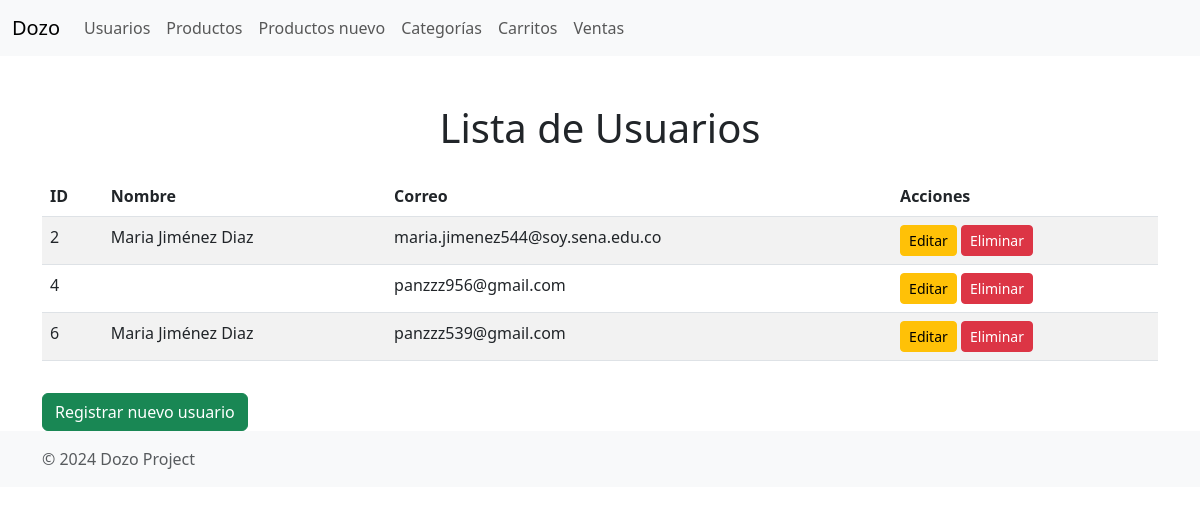
Before: /users/ with the older database file.
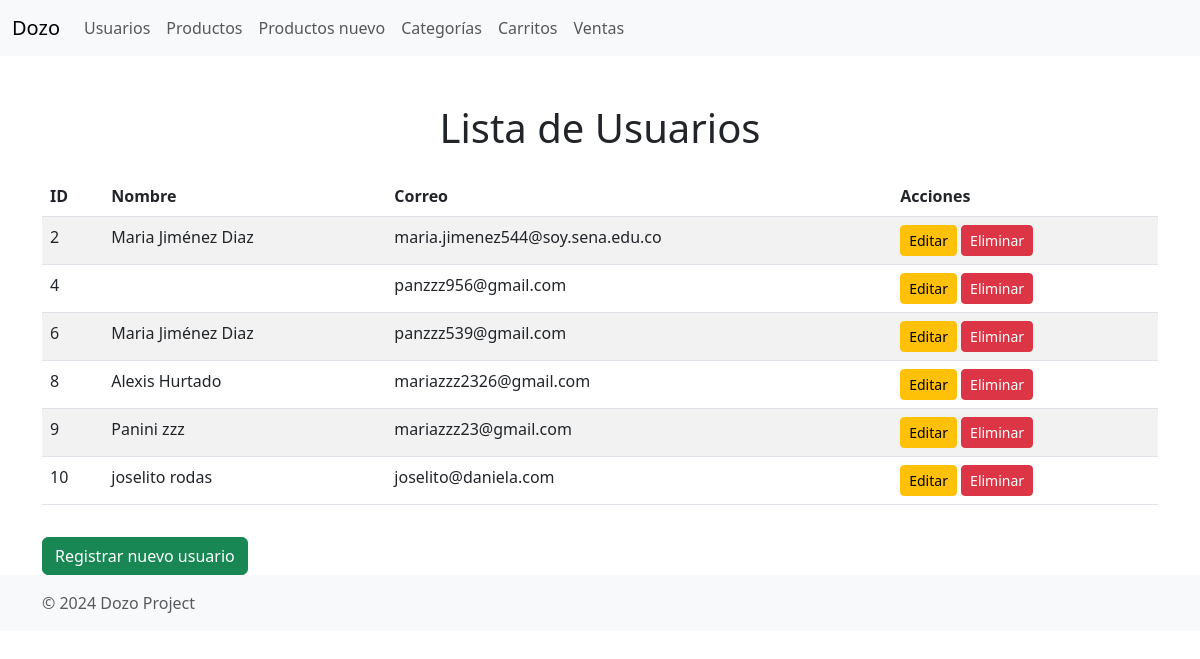
After: the same page with the newer database file.
### Dozo/models.py (models this page shows, shortened)
class CustomUser(AbstractUser):
    ROLE_CHOICES = [
        ('admin', 'Admin'),
        ('user', 'User'),
    ]
    email = models.EmailField(unique=True, verbose_name="Correo Electrónico")
    first_name = models.CharField(max_length=30, verbose_name="Nombre")
    last_name = models.CharField(max_length=30, verbose_name="Apellido")
    telefono = models.CharField(max_length=30, verbose_name="Telefono")
    department = models.CharField(max_length=100, blank=True, null=True, verbose_name="Departamento")
    city = models.CharField(max_length=100, blank=True, null=True, verbose_name="Ciudad")
    address = models.TextField(blank=True, null=True, verbose_name="Dirección")
    postal_code = models.CharField(max_length=20, blank=True, null=True, verbose_name="Código Postal")
    role = models.CharField(max_length=10, choices=ROLE_CHOICES, default=' ')
    groups = models.ManyToManyField(
        'auth.Group',
        related_name='customuser_set',
        blank=True,
        help_text='Los grupos a los que pertenece este usuario. El usuario obtendrá todos los permisos otorgados a cada uno de sus grupos.',
        related_query_name='customuser',
    )
    user_permissions = models.ManyToManyField(
        'auth.Permission',
        related_name='customuser_set',
        blank=True,
        help_text='Permisos específicos para este usuario.',
        related_query_name='customuser')

### Dozo/views.py (the view)
# urls.py: path('users/', views.mostrar_user, name='mostrar_user'),
def mostrar_user(request):
    users = CustomUser.objects.all()
    return render(request, 'mostrar_user.html', {
        'users': users
    })

### Dozo/templates/mostrar_user.html (shortened to what this page needs)
<!DOCTYPE html>
<html lang="en">
<head>
    <link href="https://cdn.jsdelivr.net/npm/bootstrap@5.3.0/dist/css/bootstrap.min.css" rel="stylesheet">
</head>
<body>
    <nav class="navbar navbar-expand-lg navbar-light bg-light">
        <div class="container-fluid">
            <a class="navbar-brand" href="#">Dozo</a>
            <div class="collapse navbar-collapse" id="navbarNav">
                <ul class="navbar-nav">
                    <li class="nav-item">
                        <a class="nav-link" href="/users/">Usuarios</a>
                    </li>
                    <li class="nav-item">
                        <a class="nav-link" href="/productos/">Productos</a>
                    </li>
                    <li class="nav-item">
                        <a class="nav-link" href="/productos/nuevo/">Productos nuevo</a>
                    </li>
                    <li class="nav-item">
                        <a class="nav-link" href="/categorias/">Categorías</a>
                    </li>
                    <li class="nav-item">
                        <a class="nav-link" href="/carritos/">Carritos</a>
                    </li>
                    <li class="nav-item">
                        <a class="nav-link" href="/ventas/">Ventas</a>
                    </li>
                </ul>
            </div>
        </div>
    </nav>
    <div class="container mt-5">
        <h1 class="text-center">Lista de Usuarios</h1>
        <table class="table table-striped mt-4">
            <thead>
                <tr>
                    <th>ID</th>
                    <th>Nombre</th>
                    <th>Correo</th>
                    <th>Acciones</th>
                </tr>
            </thead>
            <tbody>
                {% for user in users %}
                <tr>
                    <td>{{ user.id }}</td>
                    <td>{{ user.first_name }} {{ user.last_name }}</td>
                    <td>{{ user.email }}</td>
                    <td>
                        <a href="/users/editar/{{ user.id }}/" class="btn btn-sm btn-warning">Editar</a>
                        <a href="/users/eliminar/{{ user.id }}/" class="btn btn-sm btn-danger">Eliminar</a>
                    </td>
                </tr>
                {% endfor %}
            </tbody>
        </table>
        <a href="/users/registro/" class="btn btn-success mt-3">Registrar nuevo usuario</a>
    </div>
    <footer class="footer mt-auto py-3 bg-light">
        <div class="container">
            <span class="text-muted">&copy; 2024 Dozo Project</span>
        </div>
    </footer>
</body>
</html>

Changed rows visible on the page:
added CustomUser: id "8", first_name "Alexis", last_name "Hurtado", email "mariazzz2326@gmail.com"
added CustomUser: id "9", first_name "Panini", last_name "zzz", email "mariazzz23@gmail.com"
added CustomUser: id "10", first_name "joselito", last_name "rodas", email "joselito@daniela.com"
